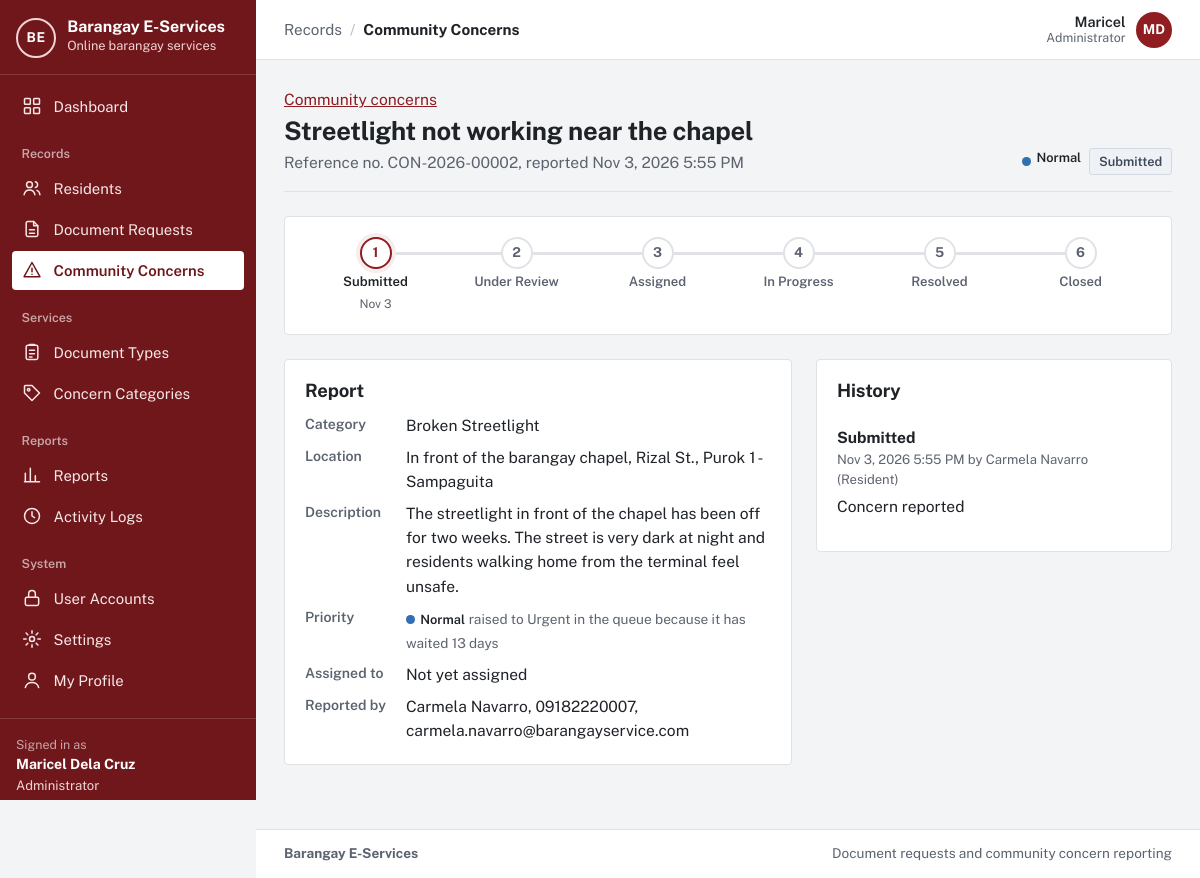
Page /concern.php?id=2 (signed in) on the committed database.
### tables this page shows
CREATE TABLE `users` (
  `user_id` int(10) unsigned NOT NULL AUTO_INCREMENT,
  `role_id` tinyint(3) unsigned NOT NULL,
  `purok_id` smallint(5) unsigned DEFAULT NULL,
  `first_name` varchar(60) NOT NULL,
  `last_name` varchar(60) NOT NULL,
  `email` varchar(120) NOT NULL,
  `contact_no` varchar(13) DEFAULT NULL,
  `street_address` varchar(150) DEFAULT NULL,
  `password_hash` varchar(255) NOT NULL,
  `email_verified_at` datetime DEFAULT NULL,
  `is_active` tinyint(1) NOT NULL DEFAULT 1,
  `failed_logins` tinyint(3) unsigned NOT NULL DEFAULT 0,
  `locked_until` datetime DEFAULT NULL,
  `created_at` datetime NOT NULL DEFAULT current_timestamp(),
  `updated_at` datetime NOT NULL DEFAULT current_timestamp() ON UPDATE current_timestamp(),
  PRIMARY KEY (`user_id`),
  UNIQUE KEY `email` (`email`),
  KEY `fk_users_purok` (`purok_id`),
  KEY `idx_users_role` (`role_id`),
  CONSTRAINT `fk_users_purok` FOREIGN KEY (`purok_id`) REFERENCES `puroks` (`purok_id`) ON DELETE SET NULL,
  CONSTRAINT `fk_users_role` FOREIGN KEY (`role_id`) REFERENCES `roles` (`role_id`)
);

CREATE TABLE `roles` (
  `role_id` tinyint(3) unsigned NOT NULL,
  `role_key` varchar(20) NOT NULL,
  `role_name` varchar(50) NOT NULL,
  PRIMARY KEY (`role_id`),
  UNIQUE KEY `role_key` (`role_key`)
);

CREATE TABLE `concerns` (
  `concern_id` int(10) unsigned NOT NULL AUTO_INCREMENT,
  `reference_no` varchar(20) DEFAULT NULL,
  `resident_id` int(10) unsigned NOT NULL,
  `category_id` smallint(5) unsigned NOT NULL,
  `purok_id` smallint(5) unsigned NOT NULL,
  `title` varchar(120) NOT NULL,
  `description` text NOT NULL,
  `location` varchar(200) NOT NULL,
  `priority` tinyint(3) unsigned NOT NULL,
  `status` enum('Submitted','Under Review','Assigned','In Progress','Resolved','Closed','Rejected','Withdrawn') NOT NULL DEFAULT 'Submitted',
  `assigned_to` int(10) unsigned DEFAULT NULL,
  `resolution` varchar(1000) DEFAULT NULL,
  `is_archived` tinyint(1) NOT NULL DEFAULT 0,
  `created_at` datetime NOT NULL DEFAULT current_timestamp(),
  `updated_at` datetime NOT NULL DEFAULT current_timestamp() ON UPDATE current_timestamp(),
  PRIMARY KEY (`concern_id`),
  UNIQUE KEY `reference_no` (`reference_no`),
  KEY `fk_c_resident` (`resident_id`),
  KEY `fk_c_category` (`category_id`),
  KEY `fk_c_purok` (`purok_id`),
  KEY `fk_c_assignee` (`assigned_to`),
  KEY `idx_c_status` (`status`),
  KEY `idx_c_created` (`created_at`),
  CONSTRAINT `fk_c_assignee` FOREIGN KEY (`assigned_to`) REFERENCES `users` (`user_id`) ON DELETE SET NULL,
  CONSTRAINT `fk_c_category` FOREIGN KEY (`category_id`) REFERENCES `concern_categories` (`category_id`),
  CONSTRAINT `fk_c_purok` FOREIGN KEY (`purok_id`) REFERENCES `puroks` (`purok_id`),
  CONSTRAINT `fk_c_resident` FOREIGN KEY (`resident_id`) REFERENCES `users` (`user_id`),
  CONSTRAINT `chk_c_priority` CHECK (`priority` between 1 and 4)
);

CREATE TABLE `concern_categories` (
  `category_id` smallint(5) unsigned NOT NULL AUTO_INCREMENT,
  `name` varchar(100) NOT NULL,
  `description` varchar(500) NOT NULL,
  `default_priority` tinyint(3) unsigned NOT NULL DEFAULT 2,
  `is_archived` tinyint(1) NOT NULL DEFAULT 0,
  `created_at` datetime NOT NULL DEFAULT current_timestamp(),
  `updated_at` datetime NOT NULL DEFAULT current_timestamp() ON UPDATE current_timestamp(),
  PRIMARY KEY (`category_id`),
  UNIQUE KEY `name` (`name`),
  CONSTRAINT `chk_cc_priority` CHECK (`default_priority` between 1 and 4)
);

CREATE TABLE `puroks` (
  `purok_id` smallint(5) unsigned NOT NULL AUTO_INCREMENT,
  `purok_name` varchar(60) NOT NULL,
  PRIMARY KEY (`purok_id`),
  UNIQUE KEY `purok_name` (`purok_name`)
);

CREATE TABLE `concern_updates` (
  `update_id` int(10) unsigned NOT NULL AUTO_INCREMENT,
  `concern_id` int(10) unsigned NOT NULL,
  `from_status` varchar(20) DEFAULT NULL,
  `to_status` varchar(20) NOT NULL,
  `note` varchar(1000) DEFAULT NULL,
  `changed_by` int(10) unsigned NOT NULL,
  `changed_at` datetime NOT NULL DEFAULT current_timestamp(),
  PRIMARY KEY (`update_id`),
  KEY `fk_cu_concern` (`concern_id`),
  KEY `fk_cu_user` (`changed_by`),
  CONSTRAINT `fk_cu_concern` FOREIGN KEY (`concern_id`) REFERENCES `concerns` (`concern_id`) ON DELETE CASCADE,
  CONSTRAINT `fk_cu_user` FOREIGN KEY (`changed_by`) REFERENCES `users` (`user_id`)
);

### concern.php (the view, shortened to what the rows shown need)
<?php
require __DIR__ . '/app/bootstrap.php';
require_once APP_ROOT . '/app/lib/ConcernTriageQueue.php';
$user = require_role(ROLE_RESIDENT, ROLE_STAFF, ROLE_ADMIN);
$id = (int) query_param('id');
$c = db_one(
    'SELECT c.*, cc.name AS category_name, p.purok_name,
            u.first_name, u.last_name, u.email, u.contact_no,
            a.first_name AS a_first_name, a.last_name AS a_last_name
       FROM concerns c
       JOIN concern_categories cc ON cc.category_id = c.category_id
       JOIN puroks p ON p.purok_id = c.purok_id
       JOIN users u ON u.user_id = c.resident_id
       LEFT JOIN users a ON a.user_id = c.assigned_to
      WHERE c.concern_id = ?',
    [$id]
);
$history = db_all(
    'SELECT h.*, u.first_name, u.last_name, r.role_name
       FROM concern_updates h JOIN users u ON u.user_id = h.changed_by JOIN roles r ON r.role_id = u.role_id
      WHERE h.concern_id = ? ORDER BY h.changed_at, h.update_id',
    [$id]
);
$terminal = in_array($c['status'], ['Closed', 'Rejected', 'Withdrawn'], true);
$effective = ConcernTriageQueue::effectivePriority((int) $c['priority'], $c['created_at']);
$activeNav = 'concerns';
require APP_ROOT . '/app/views/header.php';
?>
<div class="page-head">
  <div>
    <p class="mb-1"><a href="<?= e(url('concerns.php')) ?>">Community concerns</a></p>
    <h1><?= e($c['title']) ?></h1>
    <p>Reference no. <?= e($c['reference_no']) ?>, reported <?= e(format_datetime($c['created_at'])) ?></p>
  </div>
  <div class="page-actions">
    <?= priority_badge((int) $c['priority']) ?>
    <?= status_badge($c['status']) ?>
  </div>
</div>
<div class="row g-4">
  <div class="col-lg-7">
    <section class="panel">
      <h2>Report</h2>
      <dl class="details">
        <dt>Category</dt><dd><?= e($c['category_name']) ?></dd>
        <dt>Location</dt><dd><?= e($c['location']) ?>, <?= e($c['purok_name']) ?></dd>
        <dt>Description</dt><dd class="history-note"><?= e($c['description']) ?></dd>
        <dt>Priority</dt><dd><?= priority_badge((int) $c['priority']) ?>
          <?php if (!$terminal && $effective > (int) $c['priority'] && $user['role_key'] !== ROLE_RESIDENT): ?>
            <span class="small text-muted">raised to <?= e(PRIORITY_LABELS[$effective]) ?> in the queue because it has waited <?= (int) floor((time() - strtotime($c['created_at'])) / 86400) ?> days</span>
          <?php endif; ?></dd>
        <dt>Assigned to</dt><dd><?= $c['a_first_name'] ? e(full_name($c, 'a_')) : 'Not yet assigned' ?></dd>
        <?php if ($user['role_key'] !== ROLE_RESIDENT): ?>
          <dt>Reported by</dt><dd><?= e(full_name($c)) ?>, <?= e($c['contact_no']) ?>, <?= e($c['email']) ?></dd>
        <?php endif; ?>
      </dl>
    </section>
  </div>
  <div class="col-lg-5">
    <section class="panel">
      <h2>History</h2>
      <ol class="history">
        <?php foreach (array_reverse($history) as $h): ?>
          <li>
            <div><?= $h['from_status'] && $h['from_status'] !== $h['to_status'] ? e($h['from_status']) . ' → ' : '' ?><strong><?= e($h['to_status']) ?></strong></div>
            <div class="history-meta"><?= e(format_datetime($h['changed_at'])) ?> by <?= e(full_name($h)) ?> (<?= e($h['role_name']) ?>)</div>
            <?php if ($h['note']): ?><p class="history-note"><?= e($h['note']) ?></p><?php endif; ?>
          </li>
        <?php endforeach; ?>
      </ol>
    </section>
  </div>
</div>
<?php require APP_ROOT . '/app/views/footer.php'; ?>

### app/views/header.php (shortened to what the rows shown need)
<?php
$user = current_user();
$role = $user['role_key'] ?? null;
$verified = $user && is_verified($user);
$activeNav = $activeNav ?? '';
$appLayout = $user && $verified;
$groups = [];
if ($appLayout && $role === ROLE_ADMIN) {
    $groups = [
        '' => ['dashboard' => ['admin/dashboard.php', 'Dashboard', 'dashboard']],
        'Records' => [
            'residents' => ['residents.php', 'Residents', 'residents'],
            'requests'  => ['requests.php', 'Document Requests', 'document'],
            'concerns'  => ['concerns.php', 'Community Concerns', 'concern'],
        ],
        'Services' => [
            'doctypes'   => ['admin/document-types.php', 'Document Types', 'services'],
            'categories' => ['admin/categories.php', 'Concern Categories', 'category'],
        ],
        'Reports' => [
            'reports' => ['reports.php', 'Reports', 'reports'],
            'logs'    => ['admin/logs.php', 'Activity Logs', 'logs'],
        ],
        'System' => [
            'users'    => ['admin/users.php', 'User Accounts', 'accounts'],
            'settings' => ['admin/settings.php', 'Settings', 'settings'],
            'profile'  => ['profile.php', 'My Profile', 'profile'],
        ],
    ];
}
$crumbGroup = '';
$crumbItem = $pageTitle ?? '';
foreach ($groups as $label => $items) {
    if (isset($items[$activeNav])) {
        $crumbGroup = $label;
        $crumbItem = $items[$activeNav][1];
    }
}
?><!doctype html>
<html lang="en">
<head>
  <link rel="stylesheet" href="<?= e(asset('vendor/bootstrap/bootstrap.min.css')) ?>">
  <link rel="stylesheet" href="<?= e(asset('css/app.css')) ?>">
</head>
<body class="<?= $appLayout ? 'app-body' : 'public-body' ?>">
<?php if ($appLayout): ?>
<div class="app-shell">
  <aside class="sidebar offcanvas-lg offcanvas-start" id="sidebar" tabindex="-1" aria-label="Main navigation">
    <div class="sidebar-brand">
      <a class="brand" href="<?= e(url(home_path_for_role($role))) ?>">
        <?= render_app_mark() ?>
        <span class="brand-text">
          <span class="brand-name"><?= e(app_name()) ?></span>
          <span class="brand-sub">Online barangay services</span>
        </span>
      </a>
    </div>
    <nav class="sidebar-nav">
      <?php foreach ($groups as $label => $items): ?>
        <?php if ($label !== ''): ?><div class="sidebar-heading"><?= e($label) ?></div><?php endif; ?>
        <ul class="sidebar-list">
          <?php foreach ($items as $key => [$path, $itemLabel, $iconName]): ?>
            <li>
              <a class="sidebar-link<?= $key === $activeNav ? ' active' : '' ?>" <?= $key === $activeNav ? 'aria-current="page"' : '' ?> href="<?= e(url($path)) ?>">
                <?= icon($iconName) ?><span><?= e($itemLabel) ?></span>
              </a>
            </li>
          <?php endforeach; ?>
        </ul>
      <?php endforeach; ?>
    </nav>
    <div class="sidebar-user">
      <div class="sidebar-user-label">Signed in as</div>
      <div class="sidebar-user-name"><?= e(full_name($user)) ?></div>
      <div class="sidebar-user-role"><?= e($user['role_name']) ?></div>
      <form method="post" action="<?= e(url('auth/logout.php')) ?>">
      </form>
    </div>
  </aside>
  <div class="app-main">
    <header class="topbar">
      <nav class="topbar-crumb" aria-label="You are here">
        <?php if ($crumbGroup !== ''): ?><span class="crumb-group"><?= e($crumbGroup) ?></span><span class="crumb-sep" aria-hidden="true">/</span><?php endif; ?>
        <span class="crumb-item"><?= e($crumbItem) ?></span>
      </nav>
      <div class="topbar-user">
        <span class="topbar-user-text"><span class="topbar-user-name"><?= e($user['first_name']) ?></span><span class="topbar-user-role"><?= e($user['role_name']) ?></span></span>
        <a class="avatar" href="<?= e(url('profile.php')) ?>" title="My profile" aria-label="My profile"><?= e(mb_strtoupper(mb_substr($user['first_name'], 0, 1) . mb_substr($user['last_name'], 0, 1))) ?></a>
      </div>
    </header>
    <main id="main" class="page">
<?php endif; ?>

### app/lib/workflow.php (shortened to what the rows shown need)
<?php
function status_badge(string $status): string
{
    $tone = match ($status) {
        'Pending', 'Submitted'                    => 'waiting',
        'Under Review', 'Assigned'                => 'review',
        'Approved', 'Processing', 'In Progress'   => 'active',
        'Ready for Pickup', 'Resolved'            => 'ready',
        'Released', 'Closed'                      => 'done',
        'Rejected'                                => 'stopped',
        'Cancelled', 'Withdrawn'                  => 'muted',
        default                                   => 'muted',
    };
    return '<span class="status status-' . $tone . '">' . e($status) . '</span>';
}
function priority_badge(int $priority): string
{
    return '<span class="prio prio-' . $priority . '">' . e(PRIORITY_LABELS[$priority] ?? '?') . '</span>';
}

### rows in the picture
users: full_name($user) "Maricel Dela Cruz", role.role_name "Administrator", first_name "Maricel", first_name+last_name "MD"
concerns: title "Streetlight not working near the chapel", reference_no "CON-2026-00002", created_at "Nov 3, 2026 5:55 PM", priority "Normal Normal", status "Submitted", category.name "Broken Streetlight", location "In front of the barangay chapel, Rizal St.", purok.purok_name "Purok 1 - Sampaguita", description "The streetlight in front of the chapel has been off for two weeks. The street is very dark at night and residents walking home from the terminal feel unsafe.", priority+created_at "Urgent", resident.last_name "Carmela Navarro", resident.contact_no "09182220007", resident.email "carmela.navarro@barangayservice.com"
concern_updates: to_status "Submitted", changed_at "Nov 3, 2026 5:55 PM", changed_by.last_name "Carmela Navarro", roles.role_name "Resident", note "Concern reported"

### other values in the picture
app_name() "Barangay E-Services"
$itemLabel "Dashboard"
$label "Records"
$itemLabel "Residents"
$itemLabel "Document Requests"
$itemLabel "Community Concerns"
$label "Services"
$itemLabel "Document Types"
$itemLabel "Concern Categories"
$label "Reports"
$itemLabel "Reports"
$itemLabel "Activity Logs"
$label "System"
$itemLabel "User Accounts"
$itemLabel "Settings"
